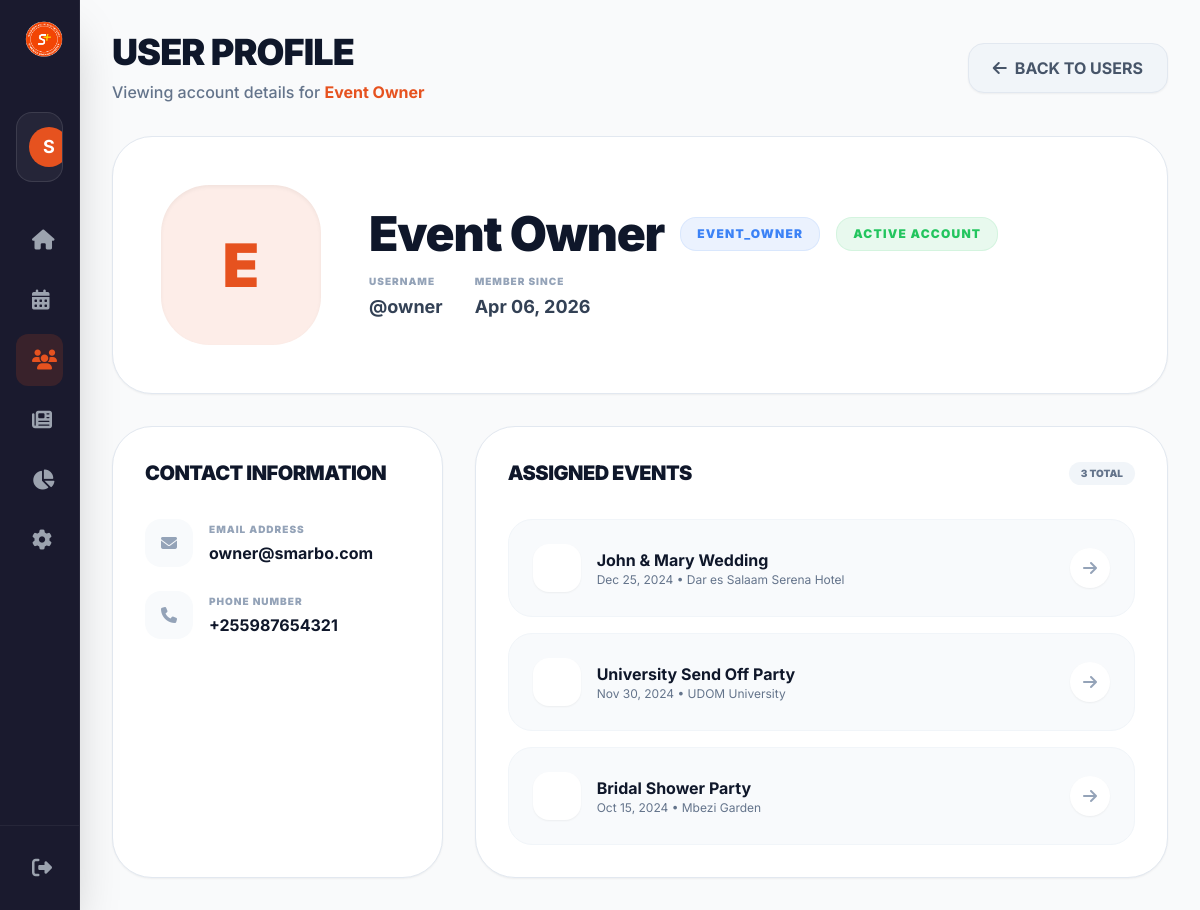
Page /admin/view-user.php?id=2 (signed in) on the committed database.
### tables this page shows
CREATE TABLE users (
    id INT AUTO_INCREMENT PRIMARY KEY,
    username VARCHAR(50) UNIQUE NOT NULL,
    email VARCHAR(100) UNIQUE NOT NULL,
    password VARCHAR(255) NOT NULL,
    role ENUM('admin', 'event_owner') NOT NULL DEFAULT 'event_owner',
    full_name VARCHAR(100),
    phone VARCHAR(20),
    avatar VARCHAR(255),
    created_at TIMESTAMP DEFAULT CURRENT_TIMESTAMP,
    is_active BOOLEAN DEFAULT TRUE
);

CREATE TABLE events (
    id INT AUTO_INCREMENT PRIMARY KEY,
    event_name VARCHAR(200) NOT NULL,
    event_type ENUM('harusi', 'sendoff', 'kitchen_party', 'nyingine') NOT NULL,
    event_date DATE NOT NULL,
    location VARCHAR(200) NOT NULL,
    description TEXT,
    cover_image VARCHAR(255),
    event_owner_id INT NOT NULL,
    created_by INT NOT NULL,
    created_at TIMESTAMP DEFAULT CURRENT_TIMESTAMP,
    updated_at TIMESTAMP DEFAULT CURRENT_TIMESTAMP ON UPDATE CURRENT_TIMESTAMP,
    FOREIGN KEY (event_owner_id) REFERENCES users(id) ON DELETE CASCADE,
    FOREIGN KEY (created_by) REFERENCES users(id) ON DELETE CASCADE
);

### admin/view-user.php (the view, shortened to what this page needs)
<?php
require_once 'includes/header.php';
require_once 'includes/sidebar.php';
$userId = intval($_GET['id']);
$stmt = $conn->prepare("SELECT * FROM users WHERE id = ?");
$stmt->bind_param("i", $userId);
$stmt->execute();
$viewUser = $stmt->get_result()->fetch_assoc();
$eventsStmt = $conn->prepare("SELECT * FROM events WHERE event_owner_id = ? ORDER BY event_date DESC");
$eventsStmt->bind_param("i", $userId);
$eventsStmt->execute();
$userEvents = $eventsStmt->get_result();
?>
<main class="flex-1 lg:ml-20 p-4 md:p-8 transition-all duration-300 min-w-0 pb-24 lg:pb-8">
    <header class="flex items-center justify-between mb-8">
        <div>
            <h1 class="text-4xl font-black text-slate-900 mb-2 uppercase tracking-tight">User Profile</h1>
            <p class="text-slate-500 font-medium">Viewing account details for <span class="text-primary font-bold"><?php echo htmlspecialchars($viewUser['full_name']); ?></span></p>
        </div>
        <a href="users.php" class="bg-slate-100 hover:bg-slate-200 text-slate-600 px-6 py-3 rounded-2xl font-bold transition-all flex items-center gap-2 border border-slate-200 shadow-sm">
            <i class="fas fa-arrow-left"></i>
            <span>BACK TO USERS</span>
        </a>
    </header>
    <div class="grid grid-cols-1 lg:grid-cols-3 gap-8">
        <div class="lg:col-span-3 bg-white rounded-[40px] p-8 md:p-12 border border-slate-200 shadow-sm flex flex-col md:flex-row items-center gap-8 md:gap-12">
            <div class="w-32 h-32 md:w-40 md:h-40 rounded-[48px] bg-primary/10 text-primary flex items-center justify-center text-5xl md:text-6xl font-black shadow-inner">
                <?php echo strtoupper(substr($viewUser['full_name'], 0, 1)); ?>
            </div>
            <div class="text-center md:text-left flex-1">
                <div class="flex flex-wrap items-center justify-center md:justify-start gap-4 mb-4">
                    <h2 class="text-3xl md:text-5xl font-black text-slate-900 tracking-tight"><?php echo htmlspecialchars($viewUser['full_name']); ?></h2>
                    <span class="px-4 py-2 rounded-2xl bg-blue-500/10 text-blue-500 text-xs font-black uppercase tracking-widest border border-blue-500/10"><?php echo ucfirst($viewUser['role']); ?></span>
                    <?php if($viewUser['is_active']): ?>
                        <span class="px-4 py-2 rounded-2xl bg-green-500/10 text-green-500 text-xs font-black uppercase tracking-widest border border-green-500/10">Active Account</span>
                    <?php else: ?>
                        <span class="px-4 py-2 rounded-2xl bg-slate-100 text-slate-400 text-xs font-black uppercase tracking-widest border border-slate-100">Deactivated</span>
                    <?php endif; ?>
                </div>
                <div class="flex flex-wrap justify-center md:justify-start gap-8">
                    <div>
                        <div class="text-[10px] font-black text-slate-400 uppercase tracking-widest mb-1">Username</div>
                        <div class="text-slate-700 font-bold text-lg">@<?php echo htmlspecialchars($viewUser['username']); ?></div>
                    </div>
                    <div>
                        <div class="text-[10px] font-black text-slate-400 uppercase tracking-widest mb-1">Member Since</div>
                        <div class="text-slate-700 font-bold text-lg"><?php echo date('M d, Y', strtotime($viewUser['created_at'])); ?></div>
                    </div>
                </div>
            </div>
        </div>
        <div class="bg-white rounded-[40px] p-8 border border-slate-200 shadow-sm">
            <h3 class="text-xl font-black text-slate-900 uppercase tracking-tight mb-8">Contact Information</h3>
            <div class="space-y-6">
                <div class="flex items-center gap-4">
                    <div class="w-12 h-12 rounded-2xl bg-slate-50 flex items-center justify-center text-slate-400">
                        <i class="fas fa-envelope"></i>
                    </div>
                    <div>
                        <div class="text-[10px] font-black text-slate-400 uppercase tracking-widest mb-1">Email Address</div>
                        <div class="text-slate-900 font-bold"><?php echo htmlspecialchars($viewUser['email']); ?></div>
                    </div>
                </div>
                <div class="flex items-center gap-4">
                    <div class="w-12 h-12 rounded-2xl bg-slate-50 flex items-center justify-center text-slate-400">
                        <i class="fas fa-phone"></i>
                    </div>
                    <div>
                        <div class="text-[10px] font-black text-slate-400 uppercase tracking-widest mb-1">Phone Number</div>
                        <div class="text-slate-900 font-bold"><?php echo htmlspecialchars($viewUser['phone'] ?: 'Not Provided'); ?></div>
                    </div>
                </div>
            </div>
        </div>
        <div class="lg:col-span-2 bg-white rounded-[40px] p-8 border border-slate-200 shadow-sm">
            <div class="flex items-center justify-between mb-8">
                <h3 class="text-xl font-black text-slate-900 uppercase tracking-tight">Assigned Events</h3>
                <span class="px-3 py-1 rounded-full bg-slate-100 text-slate-500 text-[10px] font-black uppercase"><?php echo $userEvents->num_rows; ?> Total</span>
            </div>
            <div class="space-y-4">
                <?php if($userEvents->num_rows > 0): ?>
                    <?php while($e = $userEvents->fetch_assoc()): ?>
                        <div class="flex items-center justify-between p-6 rounded-3xl bg-slate-50 border border-slate-100 group hover:border-primary/20 transition-all">
                            <div class="flex items-center gap-4">
                                <div class="w-12 h-12 rounded-2xl bg-white flex items-center justify-center text-primary font-black shadow-sm">
                                </div>
                                <div>
                                    <div class="font-bold text-slate-900"><?php echo htmlspecialchars($e['event_name']); ?></div>
                                    <div class="text-xs text-slate-500"><?php echo date('M d, Y', strtotime($e['event_date'])); ?> • <?php echo htmlspecialchars($e['location']); ?></div>
                                </div>
                            </div>
                            <a href="view-event.php?id=<?php echo $e['id']; ?>" class="w-10 h-10 rounded-full bg-white flex items-center justify-center text-slate-400 group-hover:text-primary transition-colors shadow-sm">
                                <i class="fas fa-arrow-right"></i>
                            </a>
                        </div>
                    <?php endwhile; ?>
                <?php else: ?>
                    <div class="py-12 text-center">
                        <p class="text-slate-400 font-medium italic">This user hasn't been assigned to any events yet.</p>
                    </div>
                <?php endif; ?>
            </div>
        </div>
    </div>
</main>
<?php require_once 'includes/footer.php'; ?>

### admin/includes/header.php (style rules this page uses)
body { background-color: #f8f9fa; font-family: 'Inter', sans-serif; overflow-x: hidden; -webkit-font-smoothing: antialiased; }

### rows in the picture
users: full_name "Event Owner", full_name "E", role "EVENT_OWNER", username "owner", created_at "Apr 06, 2026", email "owner@smarbo.com", phone "+255987654321"
events: event_name "John & Mary Wedding", event_date "Dec 25, 2024", location "Dar es Salaam Serena Hotel"
events: event_name "University Send Off Party", event_date "Nov 30, 2024", location "UDOM University"
events: event_name "Bridal Shower Party", event_date "Oct 15, 2024", location "Mbezi Garden"

### other values in the picture
substr($user['full_name'] ?? 'A', 0, 1) "S"
$userEvents->num_rows "3"
